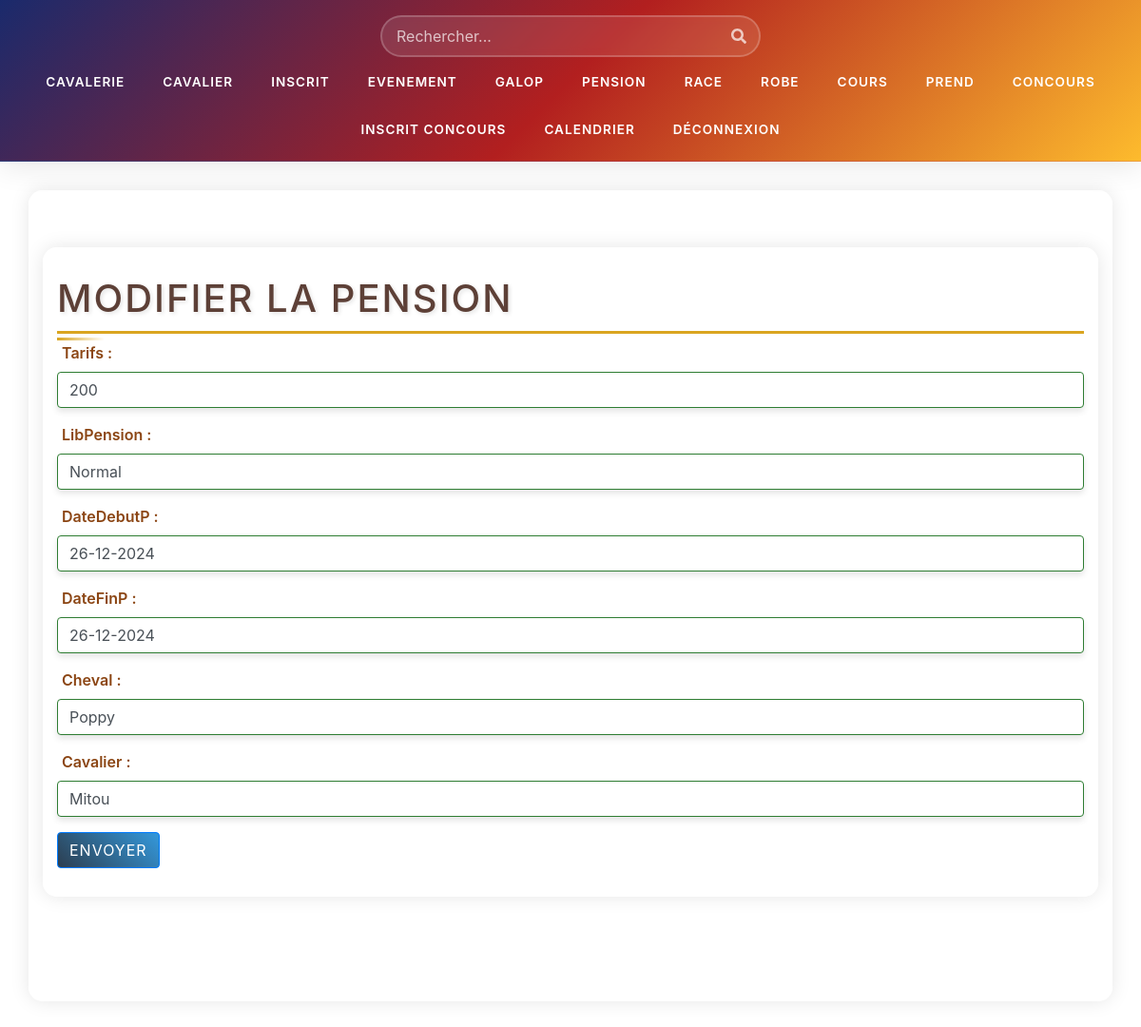
Page /Vue/vue_pension.php?id=22&action=Modifier on the committed database.
### tables this page shows
CREATE TABLE `pension` (
  `idPension` int(11) NOT NULL,
  `Tarifs` int(11) NOT NULL,
  `LibPension` varchar(30) NOT NULL,
  `DateDebutP` varchar(30) NOT NULL,
  `DateFinP` varchar(30) NOT NULL,
  `RefNumSir` int(11) NOT NULL,
  `Supprime` int(11) NOT NULL DEFAULT 0,
  `RefCavalier` int(11) NOT NULL
);

CREATE TABLE `cavalerie` (
  `NumSir` int(11) NOT NULL,
  `NomCheval` varchar(30) NOT NULL,
  `Garot` int(11) NOT NULL,
  `RefRace` int(11) NOT NULL,
  `RefRobe` int(11) NOT NULL,
  `Supprime` int(11) NOT NULL DEFAULT 0,
  `DateNC` varchar(30) NOT NULL
);

CREATE TABLE `cavalier` (
  `idCavalier` int(11) NOT NULL,
  `Numlicence` int(11) NOT NULL,
  `NomCavalier` varchar(30) NOT NULL,
  `PrenomCavalier` varchar(30) NOT NULL,
  `NomResponsable` varchar(30) NOT NULL,
  `PreNomResponsable` varchar(30) NOT NULL,
  `TelResponsable` varchar(30) NOT NULL,
  `MailResponsable` varchar(30) NOT NULL,
  `PasswordResponsable` varchar(30) NOT NULL,
  `COPResponsable` int(11) NOT NULL,
  `Nomcommune` varchar(30) NOT NULL,
  `Assurance` varchar(30) NOT NULL,
  `RefG` int(11) NOT NULL,
  `Supprime` int(11) NOT NULL DEFAULT 0,
  `DateNaissanceCavalier` varchar(30) NOT NULL
);

### Class/class_pension.php (called while the page is built, shortened)
<?php
class Pension {
    public function getpensionCavalier($RefCavalier) {
        $Con = connexionPDO();
        $SQL = "SELECT NomCavalier FROM cavalier WHERE idCavalier = :RefCavalier";
        $req = $Con->prepare($SQL);
        $data = [":RefCavalier" => $RefCavalier];
        $req->execute($data);
        $resultat = $req->fetch(PDO::FETCH_ASSOC);
        return $resultat['NomCavalier'];
    }
    public function pension_id($id) {
        $Con = connexionPDO();
        $SQL = "SELECT * FROM pension WHERE idPension = :idPension";
        $req = $Con->prepare($SQL);
        $data = [":idPension" => $id];
        $req->execute($data);
        $resultat = $req->fetch(PDO::FETCH_ASSOC);
        return $resultat;
    }
    public function getPensionCavalerie($id) {
        $Con = connexionPDO();
        $SQL = "SELECT NomCheval FROM cavalerie WHERE NumSir = :NumSir";
        $req = $Con->prepare($SQL);
        $data = [":NumSir" => $id];
        $req->execute($data);
        $ligne = $req->fetch(PDO::FETCH_ASSOC);
        return $ligne["NomCheval"];
    }
}

### Controleur/Pension/PHP_CRUD_Pension/edit_pension.php (the view, shortened to what this page needs)
<?php
if($_POST){
    if(isset($_POST['idPension']) && !empty($_POST['idPension'])
        && isset($_POST['Tarifs']) && !empty($_POST['Tarifs'])
        && isset($_POST['LibPension']) && !empty($_POST['LibPension'])
        && isset($_POST['DateDebutP']) && !empty($_POST['DateDebutP'])
        && isset($_POST['DateFinP']) && !empty($_POST['DateFinP'])
        && isset($_POST['idSir']) && !empty($_POST['idSir'])){
        $idPension = strip_tags($_POST['idPension']);
        $Tarifs = strip_tags($_POST['Tarifs']);
        $LibPension = strip_tags($_POST['LibPension']);
        $DateDebutP = strip_tags($_POST['DateDebutP']);
        $DateFinP = strip_tags($_POST['DateFinP']);
        $idSir = strip_tags($_POST['idSir']);
        $idCL = strip_tags($_POST['idCL']);
        $pension = new Pension( $idPension, $Tarifs, $LibPension, $DateDebutP, $DateFinP, $idSir, $idCL);
        $onePension = $pension->edit();
        $_SESSION['message'] = "Pension modifiée avec succès";
        header('Location: vue_pension.php');
        die();
    }else{
        $_SESSION['erreur'] = "Le formulaire est incomplet";
        header('Location: vue_pension.php');
        die();
    }
}else{
    if(isset($_GET['id']) && !empty($_GET['id'])){
        $id = strip_tags($_GET['id']);
        $C_pension = new Pension($id,"","","","","");
        $onePension = $C_pension->pension_id($id);
    }else{
        $_SESSION['erreur'] = "url invalide";
        header('Location: vue_pension.php');
        die();
    }
}
?>
<!DOCTYPE html>
<html lang="fr">
<head>
    <link rel="stylesheet" href="https://stackpath.bootstrapcdn.com/bootstrap/4.4.1/css/bootstrap.min.css"
>
</head>
<body>
    <main class="container">
        <div class="row">
            <section class = "col-12">
                <h1>Modifier la Pension</h1>
                <form method="post">
                    <div class="form-group">
                        <label for="NomCheval">Tarifs :</label>
                        <input type="text" name="Tarifs" id="Tarifs" class="form-control" value="<?php echo $onePension['Tarifs']; ?>" required>
                    </div>
                    <div class="form-group">
                        <label for="LibPension">LibPension :</label>
                        <input type="text" name="LibPension" id="LibPension" class="form-control" value="<?php echo $onePension['LibPension']; ?>" required>
                    </div>
                    <div class="form-group">
                        <label for="DateDebutP">DateDebutP :</label>
                        <input type="text" name="DateDebutP" id="DateDebutP" class="form-control" value="<?php echo $onePension['DateDebutP']; ?>" required>
                    </div>
                    <div class="form-group">
                        <label for="DateFinP">DateFinP :</label>
                        <input type="text" name="DateFinP" id="DateFinP" class="form-control" value="<?php echo $onePension['DateFinP']; ?>" required>
                    </div>
                    <div class="form-group">
                        <label for="RefNumSir">Cheval :</label>
                        <input type="text" name="RefNumSir" id="RefNumSir" class="form-control" value="<?php echo $C_pension->getPensionCavalerie($onePension['RefNumSir']); ?>" onkeyup="autocompletCa()" required>
                    </div>
                    <div class="form-group">
                        <label for="RefCavalier">Cavalier :</label>
                        <input type="text" name="RefCavalier" id="RefCavalier" class="form-control" value="<?php echo $C_pension->getpensionCavalier($onePension['RefCavalier']); ?>" onkeyup="autocompletCL()" required>
                    </div>
                    <button class="btn btn-primary">Envoyer</button>
                </form>
            </section>
        </div>
    </main>
</body>

### Css/Css_header.css (style rules this page uses)
:root { --header-bg: linear-gradient(135deg, #1a2a6c, #b21f1f, #fdbb2d); --nav-hover: rgba(255, 255, 255, 0.1); --text-color: #fff; --accent-color: #fdbb2d; --animation-speed: 0.3s; }
main { margin-top: 1rem; padding: 0 1rem; }

### Css/Css_vue.css (style rules this page uses)
:root { --primary-color: #2C3E50; --secondary-color: #8B4513; --accent-color: #DAA520; --light-color: #F5F5DC; --success-color: #2E7D32; --danger-color: #8B0000; --text-color: #1A1A1A; --bg-color: #F5F5DC; --card-bg: #FFFFFF; --table-stripe: rgba(218, 165, 32, 0.15); --table-hover: rgba(139, 69, 19, 0.2); --shadow-color: rgba(0, 0, 0, 0.15); --heading-color: #5D4037; --label-color: #2C3E50; }
body { background-color: var(--light-color); background-image: url('../images/texture-cuir.png'); font-family: 'Crimson Text', serif; }
h1 { color: var(--secondary-color); text-transform: uppercase; letter-spacing: 2px; border-bottom: 3px solid var(--accent-color); padding-bottom: 10px; margin-bottom: 30px; }
.container { background-color: rgba(255, 255, 255, 0.95); border-radius: 15px; box-shadow: 0 0 20px rgba(0, 0, 0, 0.1); padding: 30px; margin-top: 30px; }
.btn { border-radius: 25px; padding: 8px 20px; transition: all 0.3s cubic-bezier(0.4, 0, 0.2, 1); text-transform: uppercase; font-size: 0.9rem; letter-spacing: 1px; position: relative; overflow: hidden; z-index: 1; }
.btn::before { content: ''; position: absolute; top: 0; left: 0; width: 0; height: 100%; background: rgba(255, 255, 255, 0.2); transition: all 0.3s ease; z-index: -1; }
.btn-primary { background: linear-gradient(45deg, var(--primary-color), #3498db); border: none; color: white; }
h1, h2, h3, h4, h5, h6 { position: relative; color: var(--heading-color); text-shadow: 2px 2px 4px rgba(0, 0, 0, 0.1); transition: all 0.3s ease; }
h1::after { content: ''; position: absolute; bottom: -10px; left: 0; width: 50px; height: 3px; background: linear-gradient(to right, var(--accent-color), transparent); transition: width 0.3s ease; }
p, span, label { transition: all 0.3s ease; }
.form-group { margin-bottom: 25px; position: relative; }
.form-control { border: 2px solid var(--accent-color); border-radius: 12px; padding: 12px 15px; transition: all 0.3s cubic-bezier(0.4, 0, 0.2, 1); background: rgba(255, 255, 255, 0.9); box-shadow: 0 4px 6px rgba(0, 0, 0, 0.1); }
label { color: var(--secondary-color); font-weight: 600; margin-bottom: 8px; display: block; transform-origin: left top; transition: all 0.3s ease; position: relative; padding-left: 5px; }
label:before { content: ''; position: absolute; left: 0; bottom: -2px; width: 0; height: 2px; background: var(--accent-color); transition: width 0.3s ease; }
.form-control:valid { border-color: var(--success-color); }
.form-control::placeholder { color: rgba(139, 69, 19, 0.5); transition: all 0.3s ease; }
main { margin-bottom: 80px; }

### rows in the picture
pension: Tarifs "200", LibPension "Normal", DateDebutP "26-12-2024", DateFinP "26-12-2024", RefNumSir "Poppy", RefCavalier "Mitou"
